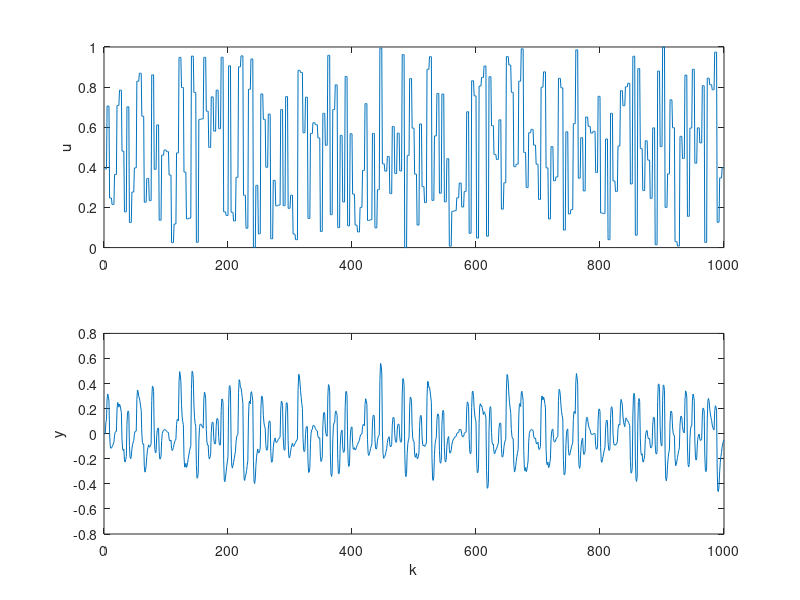

The MATLAB script that drew this image: (Note: this script raises an error after producing the figure.)
% pre-anaise dos dados de Joao
% LAA 7/121
% Add directory to path
addpath('./NARMAX/') 


close all
clear

% carrega os dados
load DADOS_1aOrdem.dat;
y=DADOS_1aOrdem(:,1);
u=DADOS_1aOrdem(:,2);

figure(1)
subplot(211)
plot(1:length(u),u);
ylabel('u')
subplot(212)
plot(1:length(y),y);
ylabel('y')
xlabel('k')

%%
% veriuficacao do tempo de amostragem

figure(2)
mvt_ts(y);

% toleravel. Mas a entrada poderia ser um pouco mais lenta.
% alguma nao linearidade eh visivel... 

% Calculo da FAC
[t,r,l]=myccf([y u],40,1,0,'k');
figure(3)
stem(t,r,'k');
hold on
plot([t(1) t(end)],[l l],'k',[t(1) t(end)],[-l -l],'k');
hold off

% temos problemas de causalidade. Note que ha correlacoes para
% atrasos negativos de u. Acredito que isto seja resultado da
% realimentacao (?? verificar).
%% identificacao
% os dados de identificacao serao de 100 a 700
% sem remocao dos niveis medios, por enquanto
% vou atrasar o sinal de saida em relacao ao de entrada por 4 amostras,
% na mao...

ui=u(104:700);
yi=y(100:696);

% dados de validacao de 701 a 1000
uv=u(705:1000);
yv=y(701:996);

% definicao de metaparametros
DG=2; % grau de nao linearidade
ny=3; % maximo atraso em y
nu=8; % maximo atraso em u

% sem termos de ruido => modelo NARX
[Cand,tot2]=genterms(DG,ny,nu);

mape=[];
for np=2:6
  [model,x,e,va]=orthreg(Cand(2:end,:),ui,yi,[np 0],0); 
  [npr,nno,lag,nny,nnu,nne,newmodel] = get_info(model);
  ym=simodeld(model,x(:,1),uv,yv(1:lag)); 

  % mean absolute percentual error
  mape(np)=(sum(abs(yv-ym))/(std(yv)*length(yv)))*100;
  figure(np)
  plot(1:length(ym),ym,1:length(yv),yv,'k');
end
mape_arx=mape;

% Remove directory from path
rmpath('/tmp/mydir')
